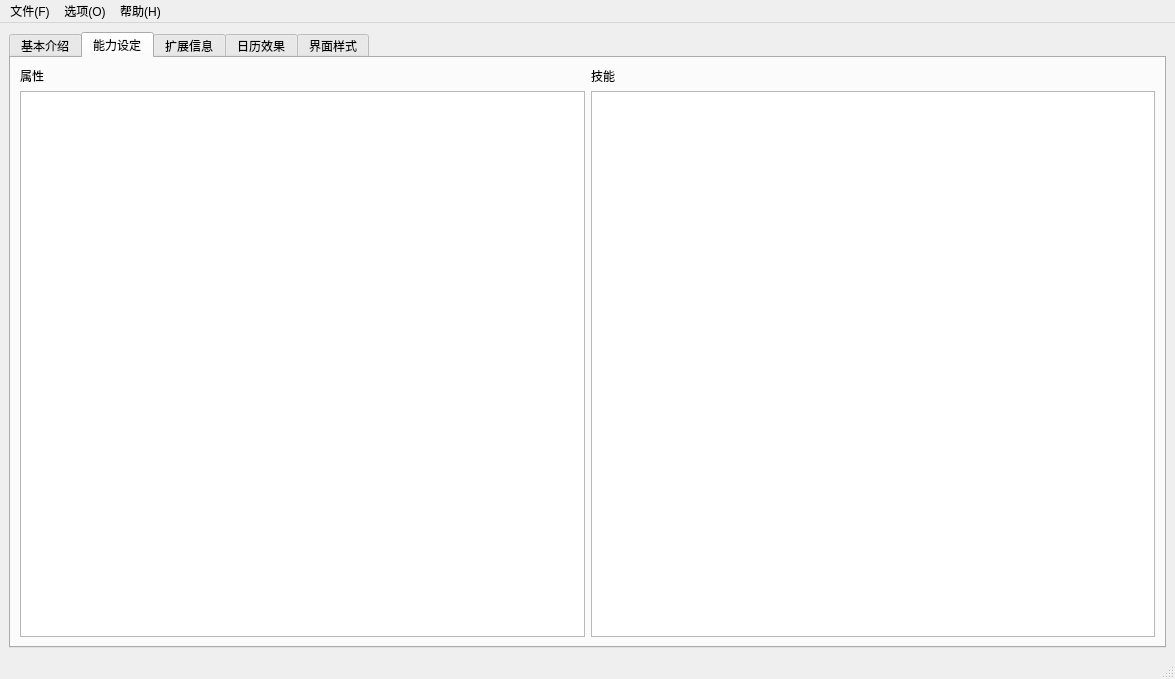
<?xml version="1.0" encoding="UTF-8"?>
<ui version="4.0">
 <class>MainWindow</class>
 <widget class="QMainWindow" name="MainWindow">
  <property name="geometry">
   <rect>
    <x>0</x>
    <y>0</y>
    <width>1175</width>
    <height>679</height>
   </rect>
  </property>
  <property name="windowTitle">
   <string>MainWindow</string>
  </property>
  <widget class="QWidget" name="centralwidget">
   <layout class="QGridLayout" name="gridLayout">
    <item row="0" column="0">
     <widget class="QTabWidget" name="tabWidget">
      <property name="currentIndex">
       <number>1</number>
      </property>
      <widget class="QWidget" name="tab">
       <attribute name="title">
        <string>基本介绍</string>
       </attribute>
       <layout class="QGridLayout" name="gridLayout_2">
        <item row="0" column="0" rowspan="2" colspan="2">
         <widget class="QScrollArea" name="scrollArea">
          <property name="widgetResizable">
           <bool>true</bool>
          </property>
          <widget class="QWidget" name="scrollAreaWidgetContents">
           <property name="geometry">
            <rect>
             <x>0</x>
             <y>0</y>
             <width>107</width>
             <height>190</height>
            </rect>
           </property>
           <layout class="QVBoxLayout" name="verticalLayout_3">
            <item>
             <widget class="QPushButton" name="pushButton">
              <property name="text">
               <string>打开</string>
              </property>
             </widget>
            </item>
            <item>
             <widget class="QPushButton" name="pushButton_2">
              <property name="text">
               <string>新建</string>
              </property>
             </widget>
            </item>
            <item>
             <widget class="QPushButton" name="pushButton_3">
              <property name="text">
               <string>保存</string>
              </property>
             </widget>
            </item>
            <item>
             <widget class="QPushButton" name="pushButton_4">
              <property name="text">
               <string>删除</string>
              </property>
             </widget>
            </item>
           </layout>
          </widget>
         </widget>
        </item>
        <item row="0" column="2" rowspan="2">
         <widget class="QTextEdit" name="textEdit"/>
        </item>
        <item row="0" column="3">
         <widget class="QDateEdit" name="dateEdit"/>
        </item>
        <item row="0" column="4">
         <widget class="QTimeEdit" name="timeEdit"/>
        </item>
        <item row="1" column="3" colspan="2">
         <widget class="QLabel" name="label">
          <property name="text">
           <string/>
          </property>
         </widget>
        </item>
        <item row="2" column="0">
         <widget class="QLabel" name="nameline">
          <property name="text">
           <string>庄周</string>
          </property>
         </widget>
        </item>
        <item row="2" column="1" colspan="2">
         <widget class="QLineEdit" name="lineEdit">
          <property name="text">
           <string>逍遥游</string>
          </property>
         </widget>
        </item>
        <item row="3" column="0" colspan="3">
         <widget class="QListWidget" name="listWidget">
          <item>
           <property name="text">
            <string>且夫水之积也不厚</string>
           </property>
          </item>
          <item>
           <property name="text">
            <string>则其负大舟也无力</string>
           </property>
          </item>
          <item>
           <property name="text">
            <string>覆杯水于坳堂之上</string>
           </property>
          </item>
          <item>
           <property name="text">
            <string>则芥为之舟</string>
           </property>
          </item>
          <item>
           <property name="text">
            <string>置杯焉则胶</string>
           </property>
          </item>
          <item>
           <property name="text">
            <string>水浅而舟大也</string>
           </property>
          </item>
          <item>
           <property name="text">
            <string>风之积也不厚</string>
           </property>
          </item>
          <item>
           <property name="text">
            <string>则其负大翼也无力</string>
           </property>
          </item>
          <item>
           <property name="text">
            <string>故九万里后</string>
           </property>
          </item>
          <item>
           <property name="text">
            <string>则风斯在下矣</string>
           </property>
          </item>
          <item>
           <property name="text">
            <string>而后乃今培风</string>
           </property>
          </item>
          <item>
           <property name="text">
            <string>背负青天</string>
           </property>
          </item>
          <item>
           <property name="text">
            <string>而莫之夭阏者</string>
           </property>
          </item>
         </widget>
        </item>
        <item row="3" column="3" colspan="2">
         <widget class="QGroupBox" name="groupBox">
          <property name="title">
           <string>北冥有鱼嘛？</string>
          </property>
          <widget class="QWidget" name="layoutWidget">
           <property name="geometry">
            <rect>
             <x>10</x>
             <y>40</y>
             <width>114</width>
             <height>101</height>
            </rect>
           </property>
           <layout class="QVBoxLayout" name="verticalLayout">
            <item>
             <widget class="QRadioButton" name="yesRadioButton">
              <property name="text">
               <string>有</string>
              </property>
             </widget>
            </item>
            <item>
             <widget class="QRadioButton" name="noRadioButton">
              <property name="text">
               <string>没有</string>
              </property>
             </widget>
            </item>
           </layout>
          </widget>
          <widget class="QWidget" name="layoutWidget">
           <property name="geometry">
            <rect>
             <x>190</x>
             <y>40</y>
             <width>94</width>
             <height>136</height>
            </rect>
           </property>
           <layout class="QVBoxLayout" name="verticalLayout_2">
            <item>
             <widget class="QCheckBox" name="checkBoxFish">
              <property name="text">
               <string>大鱼</string>
              </property>
             </widget>
            </item>
            <item>
             <widget class="QCheckBox" name="checkBoxBird">
              <property name="text">
               <string>鹏</string>
              </property>
             </widget>
            </item>
            <item>
             <widget class="QCheckBox" name="checkBoxKun">
              <property name="text">
               <string>鲲</string>
              </property>
             </widget>
            </item>
            <item>
             <widget class="QCheckBox" name="checkBoxBoth">
              <property name="text">
               <string>以上都是</string>
              </property>
             </widget>
            </item>
           </layout>
          </widget>
         </widget>
        </item>
       </layout>
      </widget>
      <widget class="QWidget" name="tab_2">
       <attribute name="title">
        <string>能力设定</string>
       </attribute>
       <layout class="QGridLayout" name="gridLayout_3">
        <item row="0" column="0">
         <widget class="QLabel" name="labelAttri">
          <property name="text">
           <string>属性</string>
          </property>
         </widget>
        </item>
        <item row="0" column="1">
         <widget class="QLabel" name="labelSkill">
          <property name="text">
           <string>技能</string>
          </property>
         </widget>
        </item>
        <item row="1" column="0">
         <widget class="QTableWidget" name="tableAttri"/>
        </item>
        <item row="1" column="1">
         <widget class="QTableWidget" name="tableSkill"/>
        </item>
       </layout>
      </widget>
      <widget class="QWidget" name="tab_3">
       <attribute name="title">
        <string>扩展信息</string>
       </attribute>
      </widget>
      <widget class="QWidget" name="tab_4">
       <attribute name="title">
        <string>日历效果</string>
       </attribute>
       <layout class="QHBoxLayout" name="horizontalLayout">
        <item>
         <widget class="QCalendarWidget" name="calendarWidget"/>
        </item>
        <item>
         <widget class="QCalendarWidget" name="calendarWidget_2"/>
        </item>
       </layout>
      </widget>
      <widget class="QWidget" name="tab_5">
       <attribute name="title">
        <string>界面样式</string>
       </attribute>
      </widget>
     </widget>
    </item>
   </layout>
  </widget>
  <widget class="QStatusBar" name="statusbar"/>
  <widget class="QMenuBar" name="menuBar">
   <property name="geometry">
    <rect>
     <x>0</x>
     <y>0</y>
     <width>1175</width>
     <height>28</height>
    </rect>
   </property>
   <widget class="QMenu" name="menu">
    <property name="title">
     <string>文件(F)</string>
    </property>
    <addaction name="newAction"/>
    <addaction name="separator"/>
    <addaction name="openAction"/>
    <addaction name="separator"/>
    <addaction name="saveAction"/>
    <addaction name="separator"/>
    <addaction name="deleteAction"/>
    <addaction name="closeAction"/>
   </widget>
   <widget class="QMenu" name="menu_2">
    <property name="title">
     <string>选项(O)</string>
    </property>
    <widget class="QMenu" name="rejuAction">
     <property name="title">
      <string>焕肤(R)</string>
     </property>
     <addaction name="styleWhite"/>
     <addaction name="separator"/>
     <addaction name="styleBlack"/>
    </widget>
    <addaction name="fontAction"/>
    <addaction name="separator"/>
    <addaction name="colorAction"/>
    <addaction name="separator"/>
    <addaction name="rejuAction"/>
   </widget>
   <widget class="QMenu" name="menu_H">
    <property name="title">
     <string>帮助(H)</string>
    </property>
    <addaction name="helpAction"/>
    <addaction name="aboutAction"/>
   </widget>
   <addaction name="menu"/>
   <addaction name="menu_2"/>
   <addaction name="menu_H"/>
  </widget>
  <action name="newAction">
   <property name="text">
    <string>新建文件(N)</string>
   </property>
  </action>
  <action name="openAction">
   <property name="text">
    <string>打开文件(O)</string>
   </property>
  </action>
  <action name="saveAction">
   <property name="text">
    <string>保存文件(S)</string>
   </property>
  </action>
  <action name="deleteAction">
   <property name="text">
    <string>删除文件(D)</string>
   </property>
  </action>
  <action name="helpAction">
   <property name="icon">
    <iconset>
     <normaloff>:/image/msg_question.png</normaloff>
     <normalon>:/image/msg_question.png</normalon>:/image/msg_question.png</iconset>
   </property>
   <property name="text">
    <string>帮助文档(T)</string>
   </property>
  </action>
  <action name="aboutAction">
   <property name="text">
    <string>关于(A)</string>
   </property>
  </action>
  <action name="fontAction">
   <property name="text">
    <string>字体(F)</string>
   </property>
  </action>
  <action name="colorAction">
   <property name="text">
    <string>颜色(C)</string>
   </property>
  </action>
  <action name="closeAction">
   <property name="text">
    <string>关闭退出(C)</string>
   </property>
  </action>
  <action name="styleWhite">
   <property name="text">
    <string>白色靓丽</string>
   </property>
  </action>
  <action name="styleBlack">
   <property name="text">
    <string>黑色炫酷</string>
   </property>
   <property name="iconText">
    <string>黑色炫酷</string>
   </property>
  </action>
 </widget>
 <resources/>
 <connections/>
</ui>
